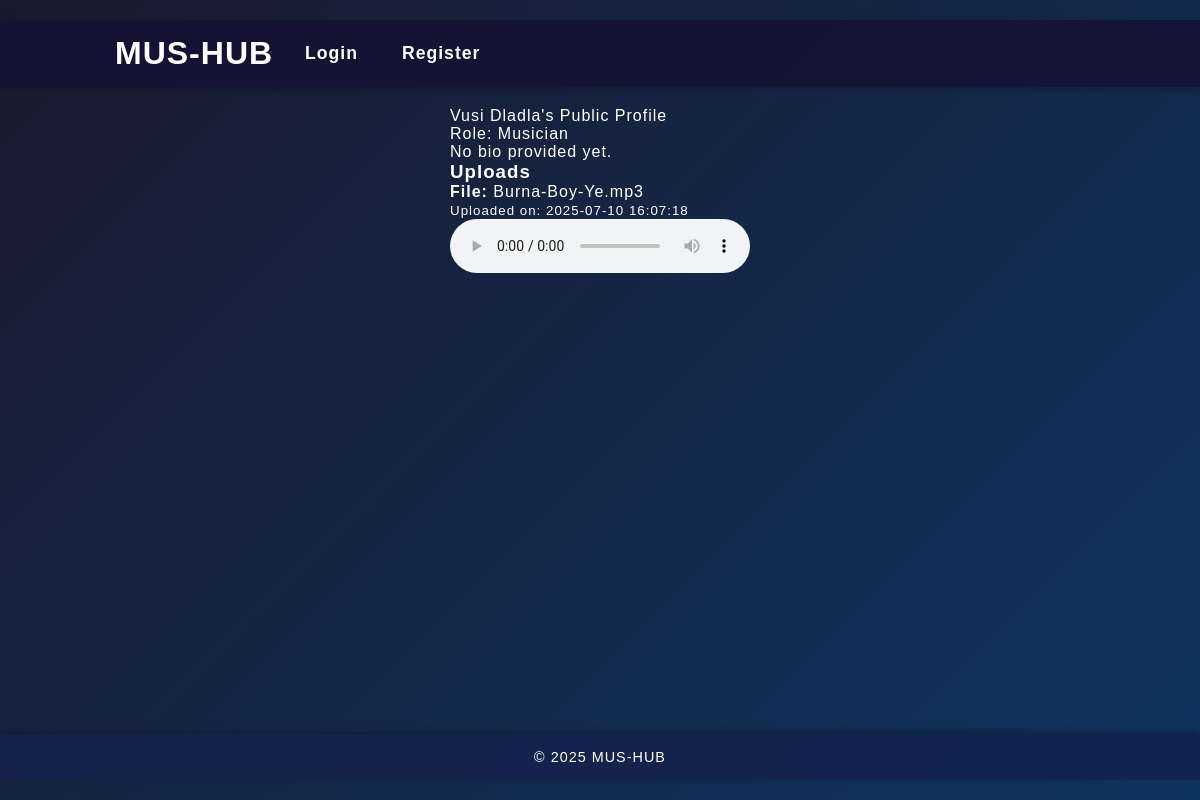
/user/2, run on the app's committed database.
### app.py (models this page shows)
class User(db.Model):
    UserID = db.Column(db.Integer, primary_key=True)
    Username = db.Column(db.String(80), nullable=False)
    Email = db.Column(db.String(120), unique=True, nullable=False)
    Password = db.Column(db.String(200), nullable=False)
    Role = db.Column(db.String(20), nullable=False)
    Bio = db.Column(db.String(500))
    comments = db.relationship('Comment', backref='author', lazy=True)

class Content(db.Model):
    ContentID = db.Column(db.Integer, primary_key=True)
    UserID = db.Column(db.Integer, db.ForeignKey('user.UserID'), nullable=False)
    FilePath = db.Column(db.String(200), nullable=False)
    UploadDate = db.Column(db.DateTime, default=datetime.utcnow)
    user = db.relationship('User', backref='contents')

### app.py (the view)
@app.route('/user/<int:user_id>')
def public_profile(user_id):
    user = User.query.get_or_404(user_id)
    uploads = Content.query.filter_by(UserID=user_id).order_by(Content.UploadDate.desc()).all()
    return render_template('public_profile.html', user=user, uploads=uploads)

### app.py (called while the page is built)
@app.context_processor
def inject_now():
    return {
        'now': datetime.utcnow(),
        'current_user_id': session.get('user_id')
    }

### templates/public_profile.html (shortened to what this page needs)
{% extends "base.html" %}
{% block content %}
<div class="public-profile-container">
  <div class="public-header">{{ user.Username }}'s Public Profile</div>
  <div class="user-role">Role: {{ user.Role }}</div>
  <div class="user-bio">
    {{ user.Bio or "No bio provided yet." }}
  </div>
  <div class="uploads-section">
    <h3>Uploads</h3>
    {% if uploads %}
      {% for content in uploads %}
        <div class="upload-item">
          <p><strong>File:</strong> {{ content.FilePath }}</p>
          <p><small>Uploaded on: {{ content.UploadDate.strftime('%Y-%m-%d %H:%M:%S') }}</small></p>
          {% set ext = content.FilePath.split('.')[-1].lower() %}
          {% if ext in ['mp3', 'wav', 'ogg'] %}
            <audio controls>
              <source src="{{ url_for('static', filename='uploads/' ~ content.FilePath) }}" type="audio/{{ ext }}">
            </audio>
          {% elif ext in ['mp4', 'webm'] %}
            <video controls width="100%">
              <source src="{{ url_for('static', filename='uploads/' ~ content.FilePath) }}" type="video/{{ ext }}">
              Your browser does not support video playback.
            </video>
          {% else %}
            <p>Preview not available for this file type.</p>
          {% endif %}
        </div>
      {% endfor %}
    {% else %}
      <p>This user hasn’t uploaded anything yet.</p>
    {% endif %}
  </div>
</div>
{% endblock %}

### static/base.css (style rules this page uses)
:root { --background: #1a1a2e; --color: #ffffff; --primary-color: #0f3460; --accent-color: #0b0885; --glass-bg: rgba(255, 255, 255, 0.05); }
* { box-sizing: border-box; margin: 0; padding: 0; }
html { scroll-behavior: smooth; }
body { font-family: "Poppins", sans-serif; background: linear-gradient(135deg, var(--background), var(--primary-color)); color: var(--color); letter-spacing: 1px; min-height: 100vh; display: flex; flex-direction: column; padding: 20px 0; }

### data on the page
User: Username "Vusi Dladla", Role "Musician", Bio "No bio provided yet."
Content: FilePath "Burna-Boy-Ye.mp3", UploadDate "2025-07-10 16:07:18"
